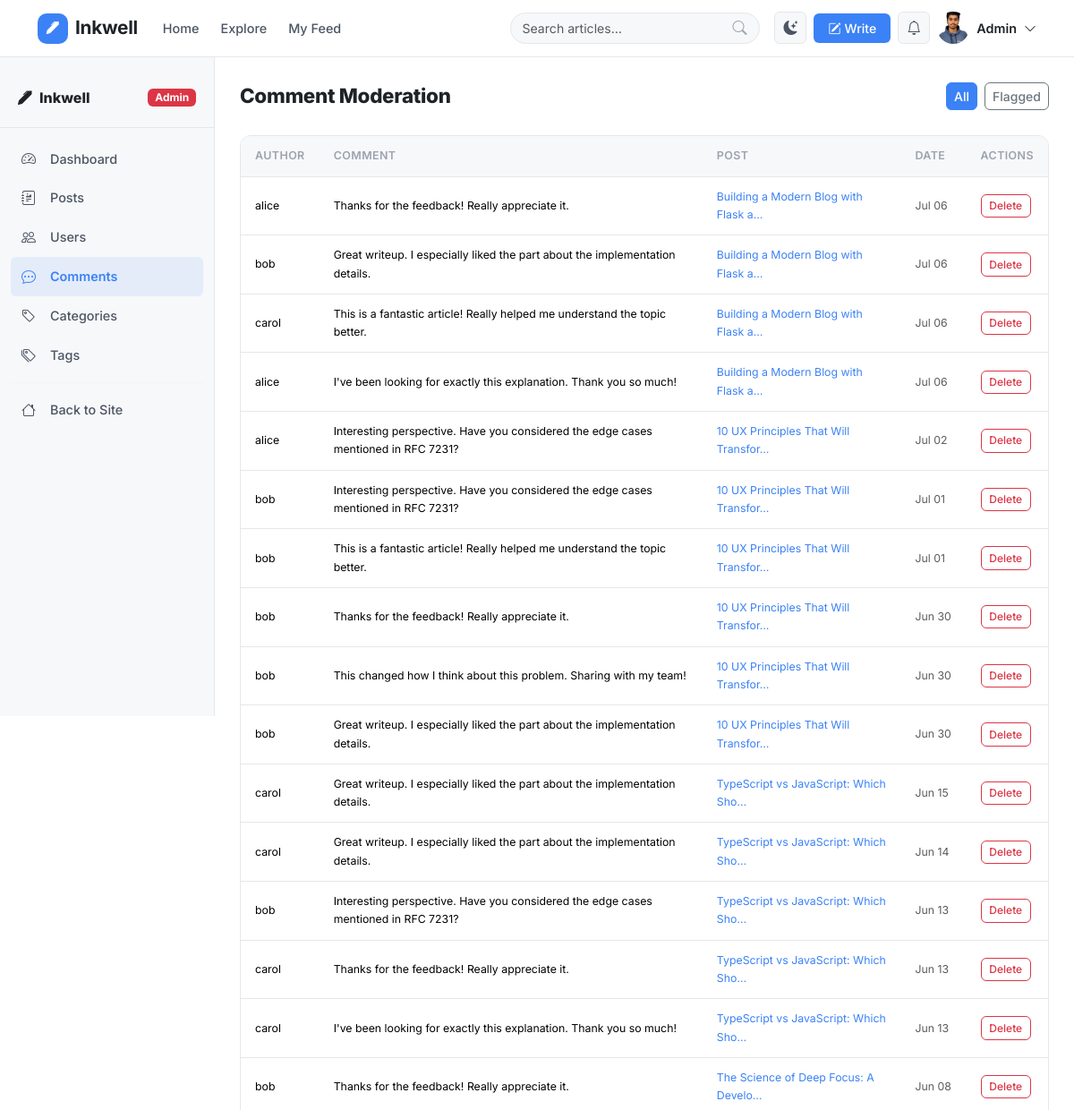
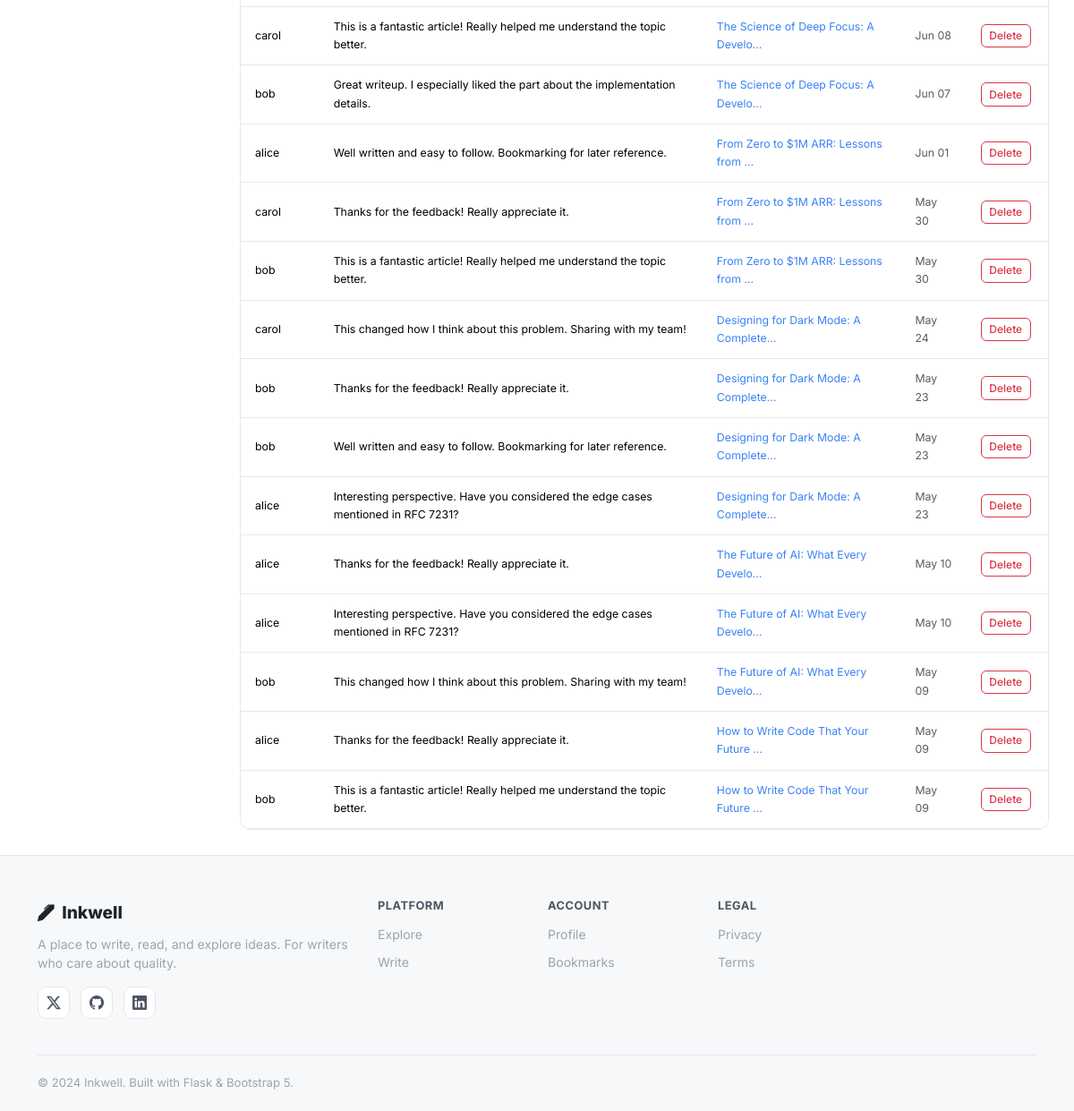
/admin/comments (signed in), run on the app's committed database (2 pictures, top to bottom).
### app/models/user.py (models this page shows, shortened)
class User(db.Model):
    __tablename__ = "users"
    id = db.Column(db.Integer, primary_key=True)
    username = db.Column(db.String(64), unique=True, nullable=False, index=True)
    email = db.Column(db.String(120), unique=True, nullable=False, index=True)
    password_hash = db.Column(db.String(256), nullable=False)
    display_name = db.Column(db.String(100))
    bio = db.Column(db.Text)
    avatar_url = db.Column(db.String(255), default="default_avatar.png")
    website = db.Column(db.String(255))
    twitter = db.Column(db.String(100))
    github = db.Column(db.String(100))
    linkedin = db.Column(db.String(100))
    role = db.Column(db.String(20), default="user")  # user | author | admin
    is_active = db.Column(db.Boolean, default=True)
    is_email_verified = db.Column(db.Boolean, default=False)
    created_at = db.Column(db.DateTime, default=datetime.utcnow)
    updated_at = db.Column(db.DateTime, default=datetime.utcnow, onupdate=datetime.utcnow)
    last_seen = db.Column(db.DateTime)
    posts = db.relationship("Post", backref="author", lazy="dynamic", cascade="all, delete-orphan")
    comments = db.relationship("Comment", backref="author", lazy="dynamic", cascade="all, delete-orphan")
    likes = db.relationship("Like", backref="user", lazy="dynamic", cascade="all, delete-orphan")
    bookmarks = db.relationship("Bookmark", backref="user", lazy="dynamic", cascade="all, delete-orphan")
    notifications = db.relationship("Notification", backref="recipient", lazy="dynamic",
                                    foreign_keys="Notification.user_id", cascade="all, delete-orphan")
    followed = db.relationship(
        "User",
        secondary=followers_table,
        primaryjoin=(followers_table.c.follower_id == id),
        secondaryjoin=(followers_table.c.followed_id == id),
        backref=db.backref("followers", lazy="dynamic"),
        lazy="dynamic",
    )

### app/models/comment.py (models this page shows, shortened)
class Comment(db.Model):
    __tablename__ = "comments"
    id = db.Column(db.Integer, primary_key=True)
    content = db.Column(db.Text, nullable=False)
    post_id = db.Column(db.Integer, db.ForeignKey("posts.id"), nullable=False)
    author_id = db.Column(db.Integer, db.ForeignKey("users.id"), nullable=False)
    parent_id = db.Column(db.Integer, db.ForeignKey("comments.id"), nullable=True)
    is_flagged = db.Column(db.Boolean, default=False)
    is_approved = db.Column(db.Boolean, default=True)
    created_at = db.Column(db.DateTime, default=datetime.utcnow)
    updated_at = db.Column(db.DateTime, default=datetime.utcnow, onupdate=datetime.utcnow)
    replies = db.relationship("Comment", backref=db.backref("parent", remote_side=[id]),
                               lazy="dynamic", cascade="all, delete-orphan")

### app/models/post.py (models this page shows, shortened)
class Post(db.Model):
    __tablename__ = "posts"
    id = db.Column(db.Integer, primary_key=True)
    title = db.Column(db.String(255), nullable=False)
    slug = db.Column(db.String(300), unique=True, nullable=False, index=True)
    excerpt = db.Column(db.String(500))
    content = db.Column(db.Text, nullable=False)
    cover_image = db.Column(db.String(255))
    status = db.Column(db.String(20), default="draft")  # draft | published | flagged
    is_featured = db.Column(db.Boolean, default=False)
    view_count = db.Column(db.Integer, default=0)
    reading_time = db.Column(db.Integer, default=1)  # minutes
    author_id = db.Column(db.Integer, db.ForeignKey("users.id"), nullable=False)
    category_id = db.Column(db.Integer, db.ForeignKey("categories.id"))
    created_at = db.Column(db.DateTime, default=datetime.utcnow)
    updated_at = db.Column(db.DateTime, default=datetime.utcnow, onupdate=datetime.utcnow)
    published_at = db.Column(db.DateTime)
    comments = db.relationship("Comment", backref="post", lazy="dynamic",
                                cascade="all, delete-orphan")
    bookmarks = db.relationship("Bookmark", backref="post", lazy="dynamic",
                                 cascade="all, delete-orphan")
    tags = db.relationship("Tag", secondary=post_tags, backref=db.backref("posts", lazy="dynamic"))

### app/blueprints/admin/__init__.py (the view)
@admin_bp.route("/comments")
@admin_required
def manage_comments():
    current_user = get_current_user()
    page = request.args.get("page", 1, type=int)
    flagged_only = request.args.get("flagged", "0") == "1"
    query = Comment.query
    if flagged_only:
        query = query.filter_by(is_flagged=True)
    comments = query.order_by(Comment.created_at.desc()).paginate(page=page, per_page=30, error_out=False)
    return render_template("admin/comments.html", comments=comments, current_user=current_user, flagged_only=flagged_only)

### app/blueprints/admin/__init__.py (called while the page is built)
def get_current_user():
    uid = session.get("user_id")
    return User.query.get(uid) if uid else None

def admin_required(fn):
    from functools import wraps
    @wraps(fn)
    def wrapper(*args, **kwargs):
        current_user = get_current_user()
        if not current_user or current_user.role != "admin":
            flash("Admin access required.", "danger")
            return redirect(url_for("main.index"))
        return fn(*args, **kwargs)
    return wrapper

### app/templates/admin/comments.html (shortened to what this page needs)
{% extends "base.html" %}
{% block extra_css %}<link rel="stylesheet" href="{{ url_for('static', filename='css/admin.css') }}">{% endblock %}
{% block content %}
<div class="admin-layout">
  {% include 'admin/partials/sidebar.html' %}
  <div class="admin-main">
    <div class="admin-topbar">
      <h4 class="admin-page-title">Comment Moderation</h4>
      <div class="d-flex gap-2">
        <a href="{{ url_for('admin.manage_comments') }}" class="btn btn-sm {% if not flagged_only %}btn-primary{% else %}btn-outline-secondary{% endif %}">All</a>
        <a href="{{ url_for('admin.manage_comments', flagged='1') }}" class="btn btn-sm {% if flagged_only %}btn-primary{% else %}btn-outline-secondary{% endif %}">Flagged</a>
      </div>
    </div>
    <div class="admin-card">
      <div class="admin-card-body p-0">
        <table class="table table-hover admin-table mb-0">
          <thead><tr><th>Author</th><th>Comment</th><th>Post</th><th>Date</th><th>Actions</th></tr></thead>
          <tbody>
            {% for comment in comments.items %}
            <tr {% if comment.is_flagged %}class="table-warning"{% endif %}>
              <td class="small">{{ comment.author.username }}</td>
              <td class="small">{{ comment.content[:100] }}{% if comment.content|length > 100 %}…{% endif %}
              </td>
              <td class="small"><a href="{{ url_for('posts.detail', slug=comment.post.slug) }}" target="_blank">{{ comment.post.title[:35] }}…</a></td>
              <td class="small text-muted">{{ comment.created_at.strftime('%b %d') }}</td>
              <td>
                <div class="d-flex gap-1">
                  <form method="POST" action="{{ url_for('admin.delete_comment', comment_id=comment.id) }}" style="display:inline" onsubmit="return confirm('Delete?')">
                    <button class="btn btn-xs btn-outline-danger">Delete</button>
                  </form>
                </div>
              </td>
            </tr>
            {% endfor %}
          </tbody>
        </table>
      </div>
    </div>
  </div>
</div>
{% endblock %}

### app/templates/base.html (shortened to what this page needs)
<!DOCTYPE html>
<html lang="en" data-bs-theme="light">
<head>
  <link href="https://cdn.jsdelivr.net/npm/bootstrap@5.3.2/dist/css/bootstrap.min.css" rel="stylesheet">
  <link href="https://cdn.jsdelivr.net/npm/bootstrap-icons@1.11.3/font/bootstrap-icons.min.css" rel="stylesheet">
  <link href="https://unpkg.com/aos@2.3.4/dist/aos.css" rel="stylesheet">
  <link rel="stylesheet" href="{{ url_for('static', filename='css/main.css') }}">
  {% block extra_css %}{% endblock %}
</head>
<body class="d-flex flex-column min-vh-100">
<nav class="navbar navbar-expand-lg navbar-main sticky-top" id="mainNavbar">
  <div class="container">
    <a class="navbar-brand" href="{{ url_for('main.index') }}">
      <span class="brand-icon"><i class="bi bi-pen-fill"></i></span>
      <span class="brand-text">Inkwell</span>
    </a>
    <div class="collapse navbar-collapse" id="navbarNav">
      <ul class="navbar-nav me-auto">
        <li class="nav-item">
          <a class="nav-link {% if request.endpoint == 'main.index' %}active{% endif %}" href="{{ url_for('main.index') }}">Home</a>
        </li>
        <li class="nav-item">
          <a class="nav-link" href="{{ url_for('posts.index') }}">Explore</a>
        </li>
        {% if current_user %}
        <li class="nav-item">
          <a class="nav-link" href="{{ url_for('users.feed') }}">My Feed</a>
        </li>
        {% endif %}
      </ul>
      <form class="d-flex me-3 search-form" action="{{ url_for('posts.index') }}" method="GET">
        <div class="input-group search-input-group">
          <input type="search" name="q" class="form-control" placeholder="Search articles…" value="{{ request.args.get('q', '') }}">
          <button class="btn btn-search" type="submit"><i class="bi bi-search"></i></button>
        </div>
      </form>
      <ul class="navbar-nav align-items-center gap-2">
        <li class="nav-item">
          <button class="btn btn-theme-toggle" id="themeToggle" title="Toggle dark mode">
            <i class="bi bi-moon-stars-fill" id="themeIcon"></i>
          </button>
        </li>
        {% if current_user %}
        <li class="nav-item">
          <a class="btn btn-write" href="{{ url_for('posts.create') }}">
            <i class="bi bi-pencil-square me-1"></i>Write
          </a>
        </li>
        <li class="nav-item dropdown">
          <button class="btn btn-icon-nav" data-bs-toggle="dropdown">
            <i class="bi bi-bell"></i>
          </button>
        </li>
        <li class="nav-item dropdown">
          <button class="btn p-0 border-0 d-flex align-items-center gap-2" data-bs-toggle="dropdown" id="userMenuBtn">
            <img src="{{ url_for('static', filename=current_user.avatar_url) if current_user.avatar_url else url_for('static', filename='images/default_avatar.png') }}"
                 alt="{{ current_user.username }}" class="avatar-sm rounded-circle" onerror="this.src='/static/images/default_avatar.png'">
            <span class="user-name d-none d-lg-inline">{{ current_user.display_name or current_user.username }}</span>
            <i class="bi bi-chevron-down small"></i>
          </button>
        </li>
        {% endif %}
      </ul>
    </div>
  </div>
</nav>
<main class="flex-grow-1">
  {% block content %}{% endblock %}
</main>
<footer class="site-footer mt-auto">
  <div class="container">
    <div class="row gy-4">
      <div class="col-lg-4">
        <div class="footer-brand">
          <i class="bi bi-pen-fill me-2"></i><span>Inkwell</span>
        </div>
        <p class="footer-tagline">A place to write, read, and explore ideas. For writers who care about quality.</p>
        <div class="social-links">
          <a href="https://x.com/snehitsabale" target="_blank" rel="noopener"><i class="bi bi-twitter-x"></i></a>
          <a href="https://github.com/snehitsabale2108" target="_blank" rel="noopener"><i class="bi bi-github"></i></a>
          <a href="https://www.linkedin.com/in/snehit-sabale-09916b2a3/" target="_blank" rel="noopener"><i class="bi bi-linkedin"></i></a>
        </div>
      </div>
      <div class="col-6 col-lg-2">
        <h6 class="footer-heading">Platform</h6>
        <ul class="footer-links">
          <li><a href="{{ url_for('posts.index') }}">Explore</a></li>
          <li><a href="{{ url_for('posts.create') if current_user else url_for('auth.register') }}">Write</a></li>
        </ul>
      </div>
      <div class="col-6 col-lg-2">
        <h6 class="footer-heading">Account</h6>
        <ul class="footer-links">
          {% if current_user %}
          <li><a href="{{ url_for('users.profile', username=current_user.username) }}">Profile</a></li>
          <li><a href="{{ url_for('users.bookmarks') }}">Bookmarks</a></li>
          {% else %}
          <li><a href="{{ url_for('auth.register') }}">Sign Up</a></li>
          <li><a href="{{ url_for('auth.login') }}">Sign In</a></li>
          {% endif %}
        </ul>
      </div>
      <div class="col-6 col-lg-2">
        <h6 class="footer-heading">Legal</h6>
        <ul class="footer-links">
          <li><a href="{{ url_for('main.privacy') }}">Privacy</a></li>
          <li><a href="{{ url_for('main.terms') }}">Terms</a></li>
        </ul>
      </div>
    </div>
    <div class="footer-bottom">
      <span>© {{ 2024 }} Inkwell. Built with Flask &amp; Bootstrap 5.</span>
    </div>
  </div>
</footer>
</body>
</html>

### app/static/css/admin.css (style rules this page uses)
.admin-layout { display: flex; min-height: calc(100vh - 64px); }
.admin-main { flex: 1; padding: 1.75rem; overflow: auto; }
.admin-topbar { display: flex; align-items: center; justify-content: space-between; flex-wrap: wrap; gap: 1rem; margin-bottom: 1.75rem; }
.admin-page-title { font-size: 1.4rem; font-weight: 800; letter-spacing: -.3px; margin: 0; }
.admin-card { background: var(--ink-bg); border: 1px solid var(--ink-border); border-radius: var(--ink-radius); overflow: hidden; }
.admin-card-body { padding: 1.25rem; }
.admin-table { margin: 0; font-size: .88rem; }
.admin-table th { background: var(--ink-surface); font-weight: 600; font-size: .78rem; text-transform: uppercase; letter-spacing: .4px; color: var(--ink-muted); border-bottom: 1px solid var(--ink-border); padding: .75rem 1rem; }
.admin-table td { padding: .75rem 1rem; vertical-align: middle; border-color: var(--ink-border); }

### data on the page
User: avatar_url (picture), display_name "Admin"
Comment: author.username "alice", content "Thanks for the feedback! Really appreciate it.", post "Building a Modern Blog with Flask a", created_at "Jul 06"
Comment: author.username "bob", content "Great writeup. I especially liked the part about the implementation details.", post "Building a Modern Blog with Flask a", created_at "Jul 06"
Comment: author.username "carol", content "This is a fantastic article! Really helped me understand the topic better.", post "Building a Modern Blog with Flask a", created_at "Jul 06"
Comment: author.username "alice", content "I've been looking for exactly this explanation. Thank you so much!", post "Building a Modern Blog with Flask a", created_at "Jul 06"
Comment: author.username "alice", content "Interesting perspective. Have you considered the edge cases mentioned in RFC 7231?", post "10 UX Principles That Will Transfor", created_at "Jul 02"
Comment: author.username "bob", content "Interesting perspective. Have you considered the edge cases mentioned in RFC 7231?", post "10 UX Principles That Will Transfor", created_at "Jul 01"
Comment: author.username "bob", content "This is a fantastic article! Really helped me understand the topic better.", post "10 UX Principles That Will Transfor", created_at "Jul 01"
Comment: author.username "bob", content "Thanks for the feedback! Really appreciate it.", post "10 UX Principles That Will Transfor", created_at "Jun 30"
Comment: author.username "bob", content "This changed how I think about this problem. Sharing with my team!", post "10 UX Principles That Will Transfor", created_at "Jun 30"
Comment: author.username "bob", content "Great writeup. I especially liked the part about the implementation details.", post "10 UX Principles That Will Transfor", created_at "Jun 30"
Comment: author.username "carol", content "Great writeup. I especially liked the part about the implementation details.", post "TypeScript vs JavaScript: Which Sho", created_at "Jun 15"
Comment: author.username "carol", content "Great writeup. I especially liked the part about the implementation details.", post "TypeScript vs JavaScript: Which Sho", created_at "Jun 14"
Comment: author.username "bob", content "Interesting perspective. Have you considered the edge cases mentioned in RFC 7231?", post "TypeScript vs JavaScript: Which Sho", created_at "Jun 13"
Comment: author.username "carol", content "Thanks for the feedback! Really appreciate it.", post "TypeScript vs JavaScript: Which Sho", created_at "Jun 13"
Comment: author.username "carol", content "I've been looking for exactly this explanation. Thank you so much!", post "TypeScript vs JavaScript: Which Sho", created_at "Jun 13"
Comment: author.username "bob", content "Thanks for the feedback! Really appreciate it.", post "The Science of Deep Focus: A Develo", created_at "Jun 08"
Comment: author.username "carol", content "This is a fantastic article! Really helped me understand the topic better.", post "The Science of Deep Focus: A Develo", created_at "Jun 08"
Comment: author.username "bob", content "Great writeup. I especially liked the part about the implementation details.", post "The Science of Deep Focus: A Develo", created_at "Jun 07"
Comment: author.username "alice", content "Well written and easy to follow. Bookmarking for later reference.", post "From Zero to $1M ARR: Lessons from", created_at "Jun 01"
Comment: author.username "carol", content "Thanks for the feedback! Really appreciate it.", post "From Zero to $1M ARR: Lessons from", created_at "May 30"
Comment: author.username "bob", content "This is a fantastic article! Really helped me understand the topic better.", post "From Zero to $1M ARR: Lessons from", created_at "May 30"
Comment: author.username "carol", content "This changed how I think about this problem. Sharing with my team!", post "Designing for Dark Mode: A Complete", created_at "May 24"
Comment: author.username "bob", content "Thanks for the feedback! Really appreciate it.", post "Designing for Dark Mode: A Complete", created_at "May 23"
Comment: author.username "bob", content "Well written and easy to follow. Bookmarking for later reference.", post "Designing for Dark Mode: A Complete", created_at "May 23"
Comment: author.username "alice", content "Interesting perspective. Have you considered the edge cases mentioned in RFC 7231?", post "Designing for Dark Mode: A Complete", created_at "May 23"
Comment: author.username "alice", content "Thanks for the feedback! Really appreciate it.", post "The Future of AI: What Every Develo", created_at "May 10"
Comment: author.username "alice", content "Interesting perspective. Have you considered the edge cases mentioned in RFC 7231?", post "The Future of AI: What Every Develo", created_at "May 10"
Comment: author.username "bob", content "This changed how I think about this problem. Sharing with my team!", post "The Future of AI: What Every Develo", created_at "May 09"
Comment: author.username "alice", content "Thanks for the feedback! Really appreciate it.", post "How to Write Code That Your Future", created_at "May 09"
Comment: author.username "bob", content "This is a fantastic article! Really helped me understand the topic better.", post "How to Write Code That Your Future", created_at "May 09"

### other printed values
{{ 2024 }} "2024"
